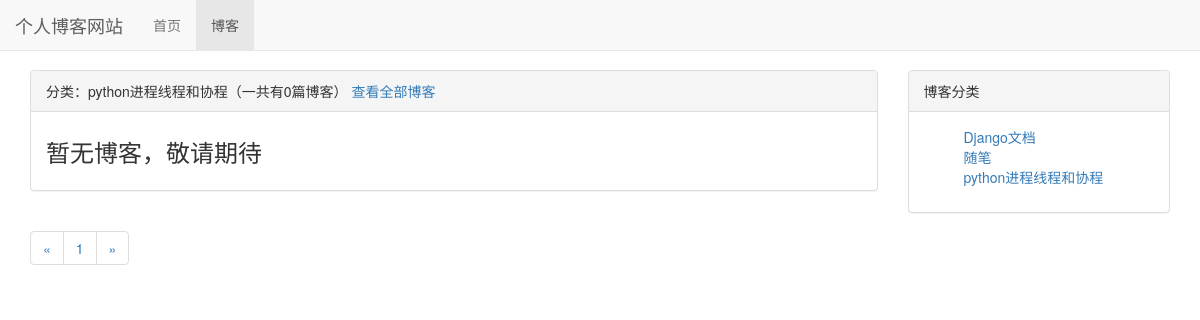
Before: /blog/type/3 with the older database file.
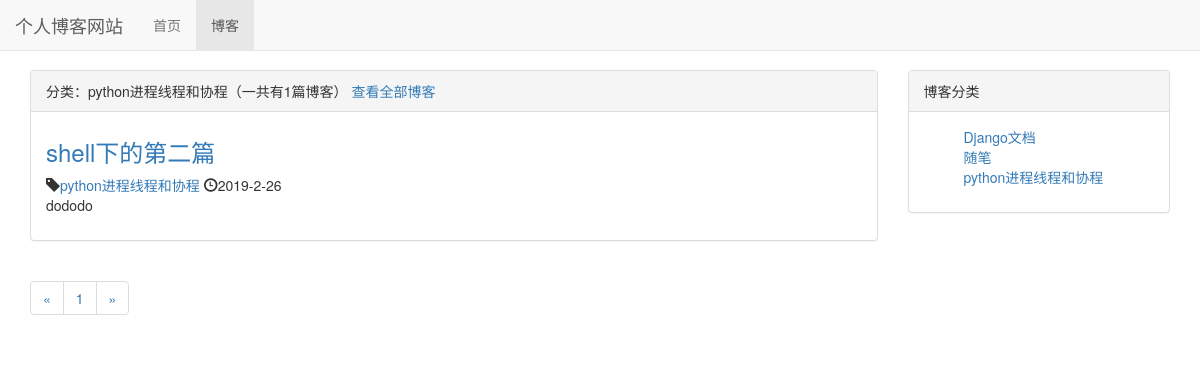
After: the same page with the newer database file.
### blog/models.py (models this page shows, shortened)
class BlogType(models.Model):
    type_name = models.CharField(max_length=15, verbose_name="博客分类")
    def __str__(self):
        return self.type_name

class Blog(models.Model):
    title = models.CharField(max_length=50, verbose_name="博客标题")
    blog_type = models.ForeignKey(BlogType, on_delete=models.DO_NOTHING, verbose_name="博客分类")
    content = models.TextField(verbose_name="博客内容")
    author = models.ForeignKey(User, on_delete=models.DO_NOTHING, verbose_name="作者")
    created_time = models.DateTimeField(auto_now_add=True, verbose_name="创建日期")
    last_updated_time = models.DateTimeField(auto_now=True, verbose_name="最近修改日期")
    class Meta:
        ordering = ['created_time']

### blog/views.py (the view)
# urls.py: path('type/<int:blog_type_pk>', views.blog_with_type, name="blog_with_type"),
def blog_with_type(request, blog_type_pk):
    blog_type = get_object_or_404(BlogType, pk=blog_type_pk)
    blogs_all_list = Blog.objects.filter(blog_type=blog_type)
    paginator = Paginator(blogs_all_list, 10)
    page_num = request.GET.get("page", 1)  # 获取url的页码参数(GET请求)
    page_of_blogs = paginator.get_page(page_num)
    context = dict()
    context["blog_type"] = blog_type
    context["page_of_blogs"] = page_of_blogs
    context["blog_types"] = BlogType.objects.all()
    return render_to_response("blog/blog_with_type.html", context)

### blog/templates/blog/blog_with_type.html (shortened to what this page needs)
{% extends 'blog/blog_list.html' %}
{% block blog_list_title %}
    分类：{{ blog_type.type_name }}（一共有{{ page_of_blogs.paginator.count }}篇博客）
    <a href="{% url 'blog_list' %}">查看全部博客</a>
{% endblock %}

### blog/templates/blog/blog_list.html (shortened to what this page needs)
{% extends 'base.html' %}
{% block nav_blog_active %}
    active
{% endblock %}
{% load staticfiles %}
{% block header_extends %}
    <link rel="stylesheet" href="{% static 'blog/blog.css' %}">
{% endblock %}
{% block content %}
    <div class="container">
        <div class="row">
            <div class="col-xs-12 col-sm-8 col-md-8 col-lg-9">
                <div class="panel panel-default">
                    <div class="panel-heading">{% block blog_list_title %}博客列表（一共有{{ page_of_blogs.paginator.count }}篇博客）{% endblock %}</div>
                    <div class="panel-body">
                        {% for blog in page_of_blogs.object_list %}
                            <div class="blog">
                                <h3><a href={% url 'blog_detail' blog.pk %}>{{ blog.title }}</a></h3>
                                <p class="blog-info">
                                    <span class="glyphicon glyphicon-tag" aria-hidden="true"></span><a href="{% url 'blog_with_type' blog.blog_type.pk %}">{{ blog.blog_type }}</a>
                                    <span class="glyphicon glyphicon-time" aria-hidden="true"></span>{{ blog.created_time|date:"Y-n-d" }}
                                </p>
                                <p>{{ blog.content| truncatechars_html:200 }}</p>
                            </div>
                        {% empty %}
                            <div class="blog">
                                <h3>暂无博客，敬请期待</h3>
                            </div>
                        {% endfor %}
                    </div>
                </div>
                <div>
                    <ul class="pagination">
                        <li>
                            {% if page_of_blogs.has_previous %}
                                <a href="?page={{ page_of_blogs.previous_page_number }}" aria-label="Previous">
                                    <span aria-hidden="true">&laquo;</span>
                                </a>
                            {% else %}
                                <span aria-hidden="true">&laquo;</span>
                            {% endif %}
                        </li>
                        {% for page_num in page_of_blogs.paginator.page_range %}
                            <li><a href="?page={{ page_num }}">{{ page_num }}</a></li>
                        {% endfor %}
                        <li>
                            {% if page_of_blogs.has_next %}
                                <a href="?page={{ page_of_blogs.next_page_number }}" aria-label="Next">
                                    <span aria-hidden="true">&raquo;</span>
                                </a>
                            {% else %}
                                <span aria-hidden="true">&raquo;</span>
                            {% endif %}
                        </li>
                    </ul>
                </div>
            </div>
            <div class="hidden-xs col-sm-4 col-md-4 col-lg-3">
                <div class="panel panel-default">
                    <div class="panel-heading">博客分类</div>
                    <div class="panel-body">
                    <ul class="blog-types">
                        {% for blog_type in blog_types %}
                                <li><a href="{% url 'blog_with_type' blog_type.pk %}">{{ blog_type.type_name }}</a></li>
                        {% empty %}
                            <li>暂无分类</li>
                        {% endfor %}
                    </ul>
                    </div>
                </div>
            </div>
        </div>
    </div>
{% endblock %}

Changed rows visible on the page:
added Blog: title "shell下的第二篇", blog_type "python进程线程和协程", created_time "2019-2-26", content "dododo"
Other visible differences:
{{ page_of_blogs.paginator.count }}: "0" → "1"
text no longer shown: "暂无博客，敬请期待"
